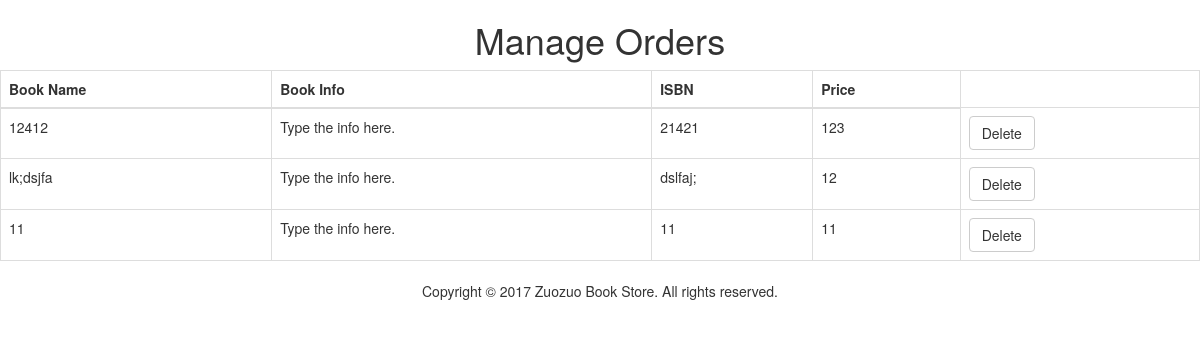
The page /WebSite/admin_page/book_manage.php (signed in) on the database its author committed.
### tables this page shows
CREATE TABLE `books` (
  `book_name` varchar(256) NOT NULL,
  `book_info` varchar(5000) NOT NULL,
  `book_isbn` varchar(64) NOT NULL,
  `book_left` int(11) NOT NULL,
  `price` int(11) NOT NULL,
  `time_stamp` date NOT NULL,
  `uid` int(11) NOT NULL
);

### WebSite/admin_page/book_manage.php (the view, shortened to what this page needs)
<!doctype html>
<html>
<head>
<link rel="stylesheet" href="../css/bootstrap.css">
</head>
<?php
    if($_SESSION['userflag'] == 1){?>
      <div class="h1 text-center">Manage Orders</div>
		<table class="table table-bordered table-hover">
			<thead>
				<tr>
					<th>Book Name</th>
					<th>Book Info</th>
					<th>ISBN</th>
					<th>Price</th>
				</tr>
			</thead>
			<tbody>
<?php
    $link=mysqli_connect(DB_HOST,DB_USER,DB_PASSWORD,DB_NAME);
    $q = "SELECT * FROM books";
    mysqli_query($link,"SET NAMES utf8");
    $rs = mysqli_query($link,$q);
    while($row = mysqli_fetch_array($rs))
    echo "<tr>
    <td>$row[0]</td>
    <td>$row[1]</td>
    <td>$row[2]</td>
    <td>$row[3]</td>
	<td><a class='btn btn-default' href='delete_book.php?book_isbn=$row[2]&book_name=$row[0]'>Delete</a> </td>
    </tr>";
?>
			</tbody>
		</table>
     <?php
    }else{
        echo "Your dont have permission to do so.";
    }?>
<body>
<footer class="text-center">
  <div class="container">
    <div class="row">
      <div class="col-xs-12">
        <p>Copyright © 2017 Zuozuo Book Store. All rights reserved. </p>
      </div>
    </div>
  </div>
</footer>
</body>
</html>

### rows shown on the page
books: book_name "12412", book_info "Type the info here.", book_isbn "21421", book_left "123"
books: book_name "lk;dsjfa", book_info "Type the info here.", book_isbn "dslfaj;", book_left "12"
books: book_name "11", book_info "Type the info here.", book_isbn "11", book_left "11"
